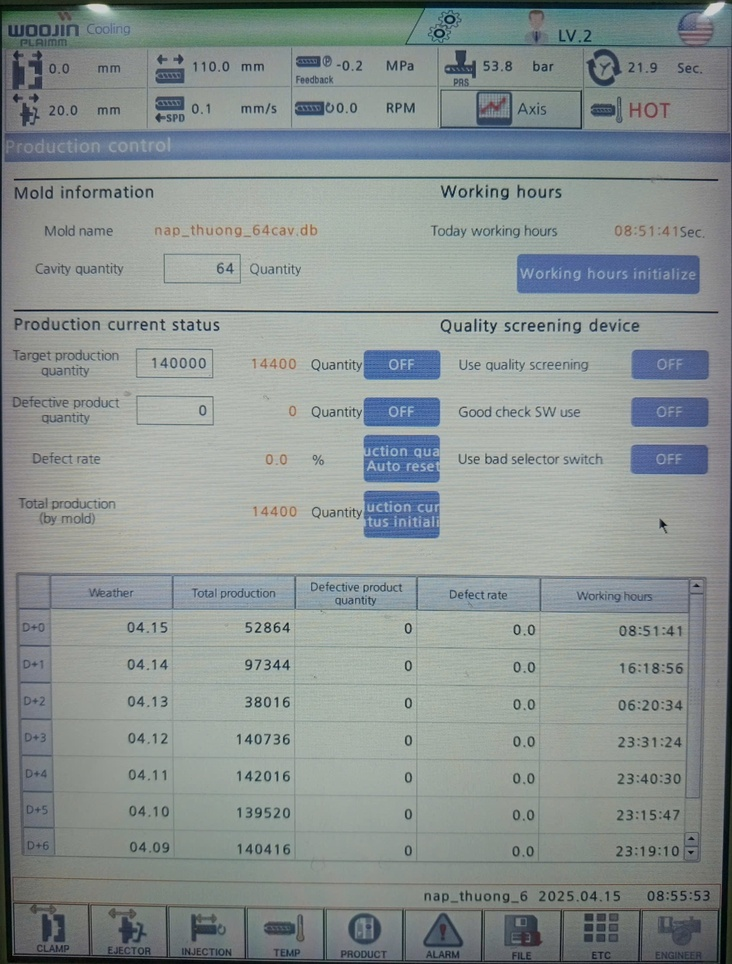
#> input picture advanced_augmented_data/template_F41_Production_brightness_down.jpg, 732 x 964 px, shrunk from 1705 x 2247 before the run
$ python hmi_image_detector.py   (older library calls are emulated)
#> lines starting #> are read from the running program, lines starting #| are printed output that depends on the picture; after the words box and inside, x2 and y2 are one past the last pixel; in counts of white or black regions, pixels touching at a corner belong together
#> the answer given: advanced_augmented_data/template_F41_Production_brightness_down.jpg
#> in find_hmi_in_image, image is the input picture: shape (964, 732, 3); mean B, G, R 145, 146, 137.6
import cv2
import numpy as np
from math import sqrt, atan2, degrees
import time
import os
from tkinter import Tk, filedialog
from PIL import Image, ImageEnhance

def enhance_image(image):
    """Cải thiện chất lượng anh trước khi phat hien canh"""
    # Chuyển tu OpenCV (BGR) sang PIL (RGB) để áp dụng ImageEnhance
    image_rgb = cv2.cvtColor(image, cv2.COLOR_BGR2RGB)
    pil_image = Image.fromarray(image_rgb)

    # Tăng độ tương phản voi PIL
    enhancer = ImageEnhance.Contrast(pil_image)
    enhanced_pil = enhancer.enhance(2)  # Tăng độ tương phản lên 50%

    # Chuyển lại về định dạng OpenCV
    enhanced_image = cv2.cvtColor(np.array(enhanced_pil), cv2.COLOR_RGB2BGR)

    # Tiếp tục quy trinh xử lý anh như trước
    gray = cv2.cvtColor(enhanced_image, cv2.COLOR_BGR2GRAY)
    # Tăng clip limit để cải thiện độ tương phản
    clahe = cv2.createCLAHE(clipLimit=4.0, tileGridSize=(11, 11))  # Tăng tu 3.0 lên 4.0
    enhanced = clahe.apply(gray)

    # Tăng độ tương phản
    enhanced = cv2.convertScaleAbs(enhanced, alpha=1.2, beta=0)  # Thêm bước tăng contrast
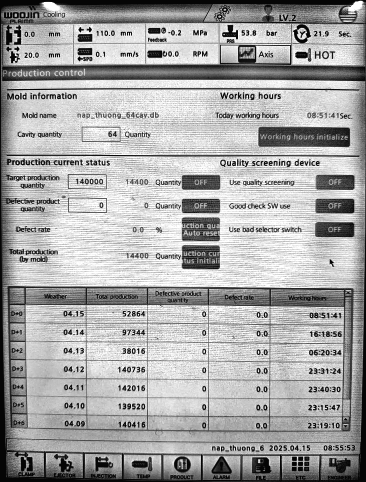
#> enhanced: shape (964, 732) (shown at 1/2 size); min 0, max 255, mean 167.5

    # Làm mịn anh voi kernel nhỏ hơn để giữ nguyên canh sắc nét hơn
    blurred = cv2.GaussianBlur(enhanced, (5, 5), 0)  # Giảm tu (7, 7) xuống (5, 5)
    return blurred, enhanced

def adaptive_edge_detection(image):
    """Phát hiện canh voi nhiều phương pháp và ket hop ket qua"""
    median_val = np.median(image)
#> median_val = 188
    # Giảm ngưỡng để tăng độ nhạy cảm phat hien canh
    lower = int(max(0, (1.0 - 0.33) * median_val))  # Giảm tu 0.25 xuống 0.33
#> lower = 125
    upper = int(min(255, (1.0 + 0.33) * median_val))  # Tăng tu 0.25 lên 0.33
#> upper = 250
    canny_edges = cv2.Canny(image, lower, upper)
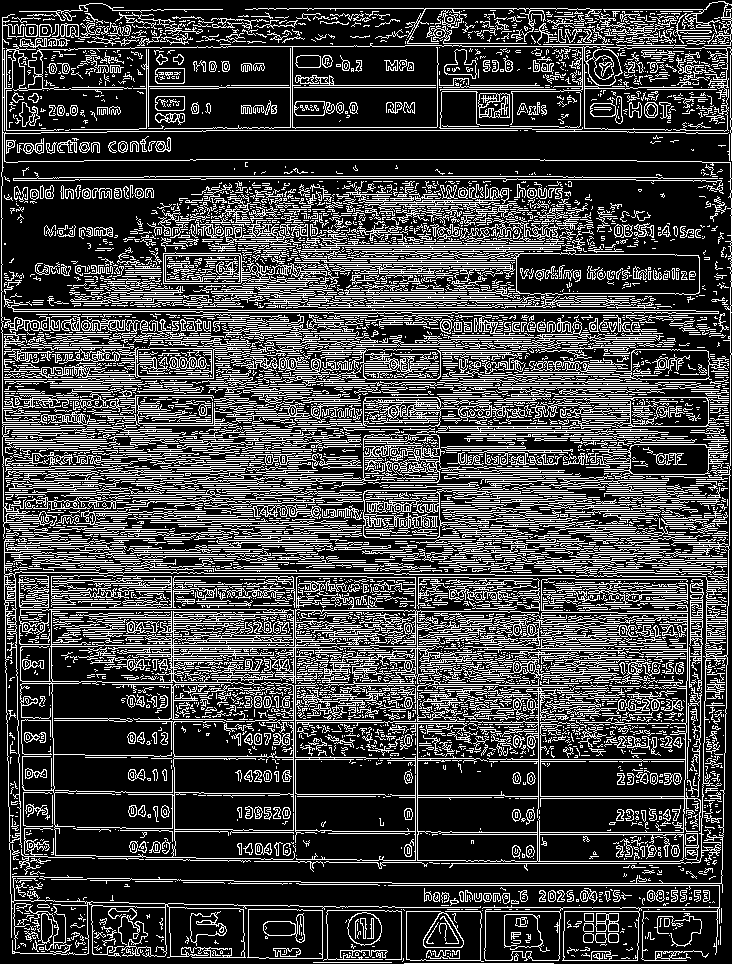
#> canny_edges: shape (964, 732); 26.1% white in thin lines or dots

    # Sử dụng kernel lon hơn cho bộ lọc Sobel
    sobelx = cv2.Sobel(image, cv2.CV_64F, 1, 0, ksize=5)
    sobely = cv2.Sobel(image, cv2.CV_64F, 0, 1, ksize=5)
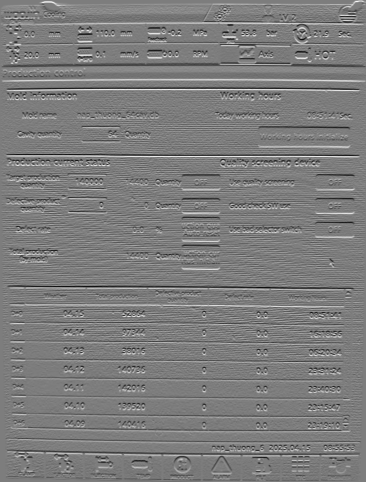
#> sobely: shape (964, 732) float64 (shown at 1/2 size); min -11573, max 12000, mean 1.1; drawn with min black and max white
    sobel_edges = cv2.magnitude(sobelx, sobely)
    sobel_edges = cv2.normalize(sobel_edges, None, 0, 255, cv2.NORM_MINMAX, cv2.CV_8U)
    # Giảm ngưỡng sobel để bắt duoc nhiều canh hơn
    _, sobel_edges = cv2.threshold(sobel_edges, 80, 255, cv2.THRESH_BINARY)  # Giảm tu 50 xuống 40
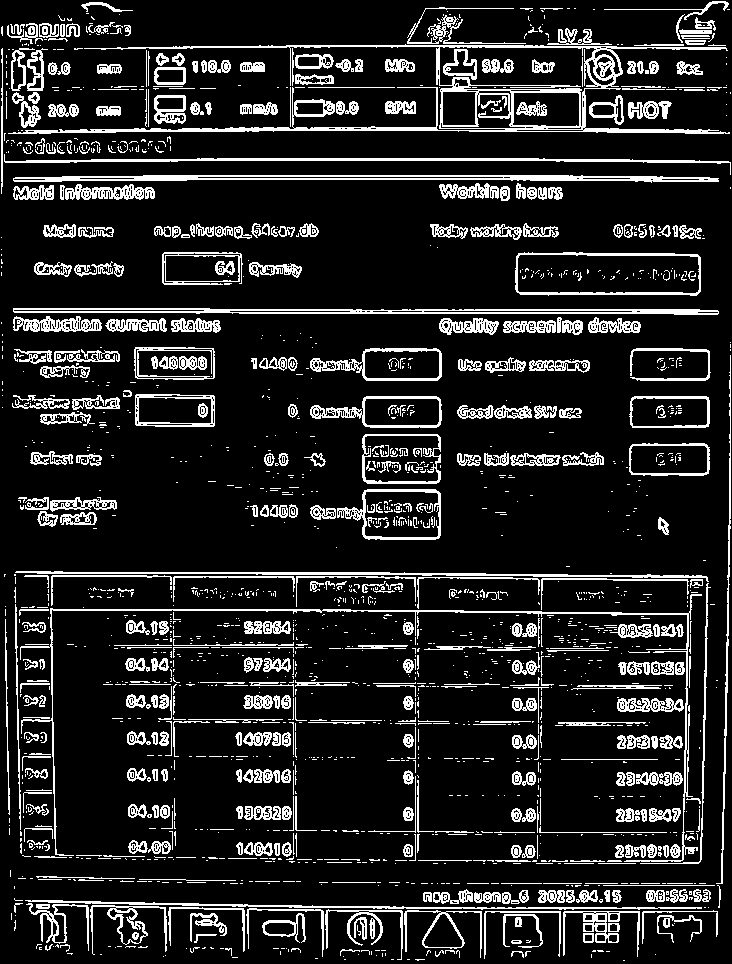
#> sobel_edges: shape (964, 732); 13.8% white in thin lines or dots

    # Kết hợp cả hai phương pháp phat hien canh
    combined_edges = cv2.bitwise_or(canny_edges, sobel_edges)
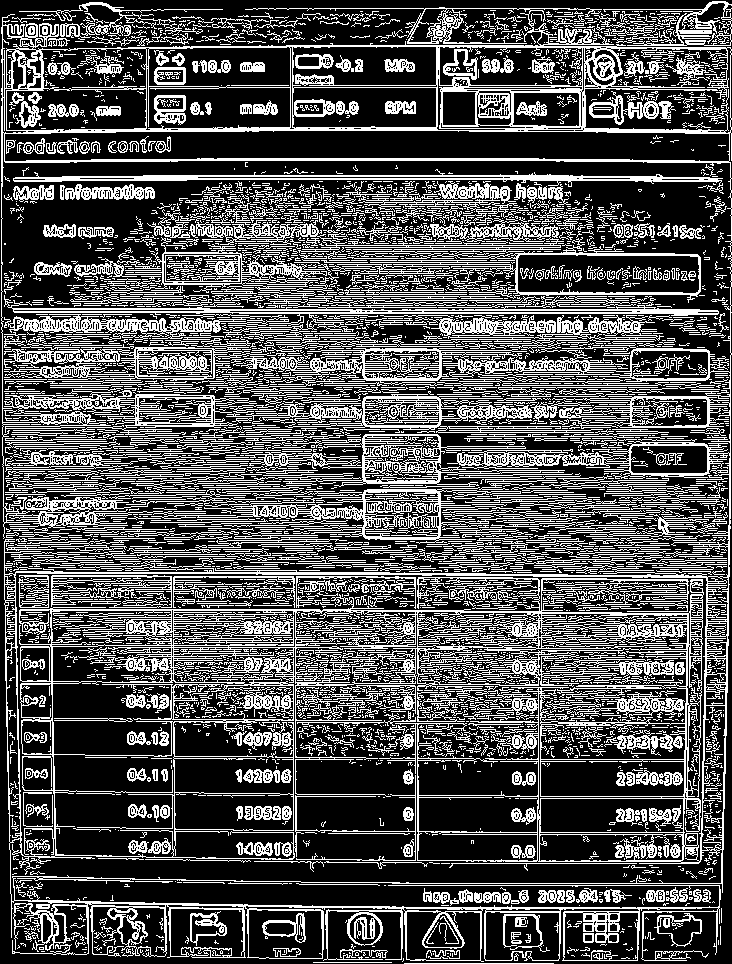
#> combined_edges: shape (964, 732); 32.3% white in thin lines or dots

    # Tăng số lần giãn nở để kết nối cac canh bị đứt đoạn
    kernel = np.ones((3, 3), np.uint8)
    dilated_edges = cv2.dilate(combined_edges, kernel, iterations=2)  # Tăng tu 1 lên 2
#> dilated_edges: shape (964, 732); 79.7% white; 777 black regions (538 under 20 px), largest, box (x1, y1, x2, y2) and area: (7, 133, 727, 159) 13097, (42, 860, 640, 881) 8358, (4, 182, 217, 301) 7687
    final_edges = cv2.erode(dilated_edges, kernel, iterations=1)
#> final_edges: shape (964, 732); 73.4% white; 719 black regions (271 under 20 px)
#> (the rest of the program and of its run is left out)
